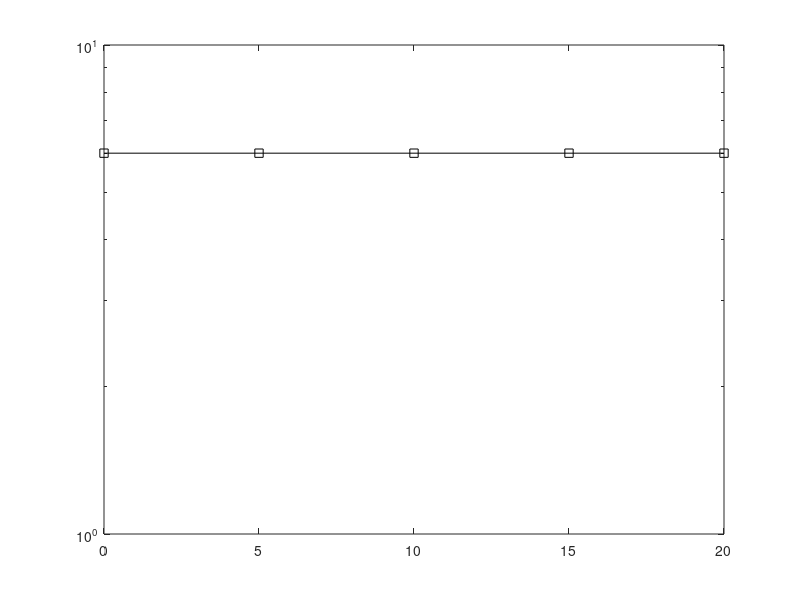

Source code (MATLAB):
clc;clear;close all;
tx=12;rx=12;L=10000;
ebno=0:5:20;B=30000;tx1=1/24300;
snr=ebno-10*log10(tx1*B);

A=randi([0 1],tx,L);
X=(-1).^(A+1);

H=sqrt(1/2)*(randn(rx,tx,L)+1i*randn(rx,tx,L));
h=sqrt(1/2)*(randn(rx,L)+1i*randn(rx,L));

berm=zeros(size(ebno));
for m=1:length(ebno)
    snr=10^(ebno(m)/10);
    rn=(zeros(rx,L));
    
    for t=1:L
        rn(:,t) = sqrt(1/tx) * H(:,:,t) * X(:,t) + sqrt(1/snr) * h(:,t);
    end
    
    x=zeros(tx,L);
    
    for t=1:L
        w=inv(H(:,:,t)'*H(:,:,t)+(1/snr)*eye(tx))*H(:,:,t)';
        x(:,t)=(w*rn(:,t))>=0;
    end
    
    a=reshape(x,[],1);
    berm(m)=biterr(A(:),a)/L;
end
semilogy(ebno,berm,'s-k');